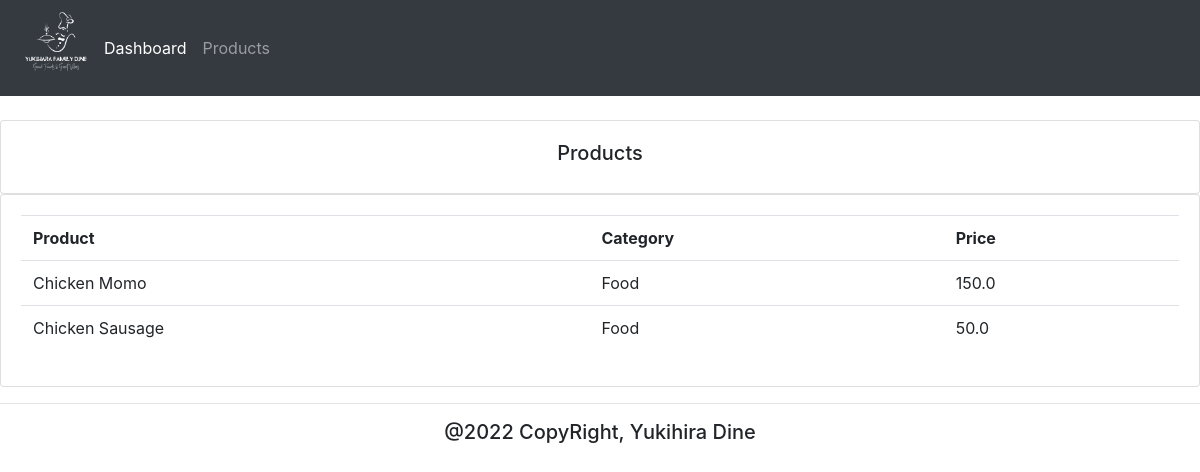
/products/, run on an earlier commit of the app's database.
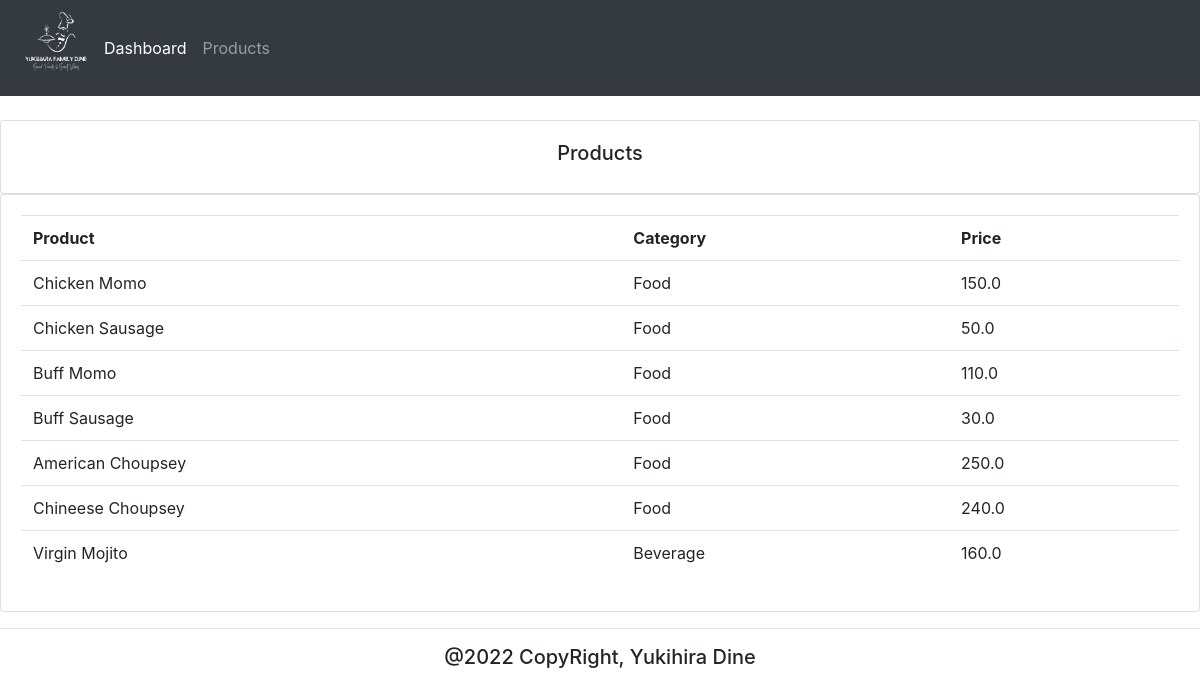
And on a later commit of the database.
### catalog/models.py (models this page shows, shortened)
class Product(models.Model):
    CATEGORY = (
            ('Food', 'Food'),
            ('Beverage', 'Beverage'),
            ('Hookah', 'Hookah'),
    )
    name = models.CharField(max_length=200, null=True)
    price = models.FloatField(null=True)
    category = models.CharField(max_length=200, null=True, choices=CATEGORY)
    date_created = models.DateTimeField(auto_now_add=True, null=True)
    tags = models.ManyToManyField(Tag)

### catalog/views.py (the view)
# urls.py: path('products/', views.products, name="products"),
def products(request):
    products = Product.objects.all()
    return render(request, 'products.html', {'products':products})

### catalog/templates/products.html
{% extends 'main.html' %}
{% block content %}
<br>
<div class="row">
    <div class="col-md">
        <div class="card card-body">
            <h5>Products</h5>
        </div>
        <div class="card card-body">
            <table class="table">
                <tr>
                    <th>Product</th>
                    <th>Category</th>
                    <th>Price</th>
                </tr>
                {% for i in products %}
                    <tr>
                        <td>{{i.name}}</td>
                        <td>{{i.category}}</td>
                        <td>{{i.price}}</td>
                    </tr>
                {% endfor %}
            </table>
        </div>
    </div>
</div>
{% endblock %}

### catalog/templates/main.html (shortened to what this page needs)
{% load static %}
<link rel="stylesheet" type="text/css" href="{% static '/css/main.css' %}" />
<!DOCTYPE html>
<html>
<head>
    <link rel="stylesheet" href="https://cdn.jsdelivr.net/npm/bootstrap@4.3.1/dist/css/bootstrap.min.css">
</head>
<body>
    {% include 'navbar.html' %}
	{% block content %}
	{% endblock %}
	<hr>
	<h5>@2022 CopyRight, Yukihira Dine</h5>
</body>
</html>

### catalog/templates/navbar.html (shortened to what this page needs)
{% load static %}
<nav class="navbar navbar-expand-lg navbar-dark bg-dark">
    <img src="{% static 'images/wlogo.png' %}" height="80px">
    <div class="collapse navbar-collapse" id="navbarNav">
      <ul class="navbar-nav">
        <li class="nav-item active">
          <a class="nav-link" href="{% url 'home' %}">Dashboard</a>
        </li>
        <li class="nav-item">
          <a class="nav-link" href="{% url 'products' %}">Products</a>
        </li>
      </ul>
    </div>
  </nav>

### catalog/static/css/main.css (style rules this page uses)
body { background-color: #ebeff5; }
h5 { text-align: center; align-items: center; }

What changed in the data, as far as the page shows it:
added Product: name "Buff Momo", category "Food", price "110.0"
added Product: name "Buff Sausage", category "Food", price "30.0"
added Product: name "American Choupsey", category "Food", price "250.0"
added Product: name "Chineese Choupsey", category "Food", price "240.0"
added Product: name "Virgin Mojito", category "Beverage", price "160.0"
